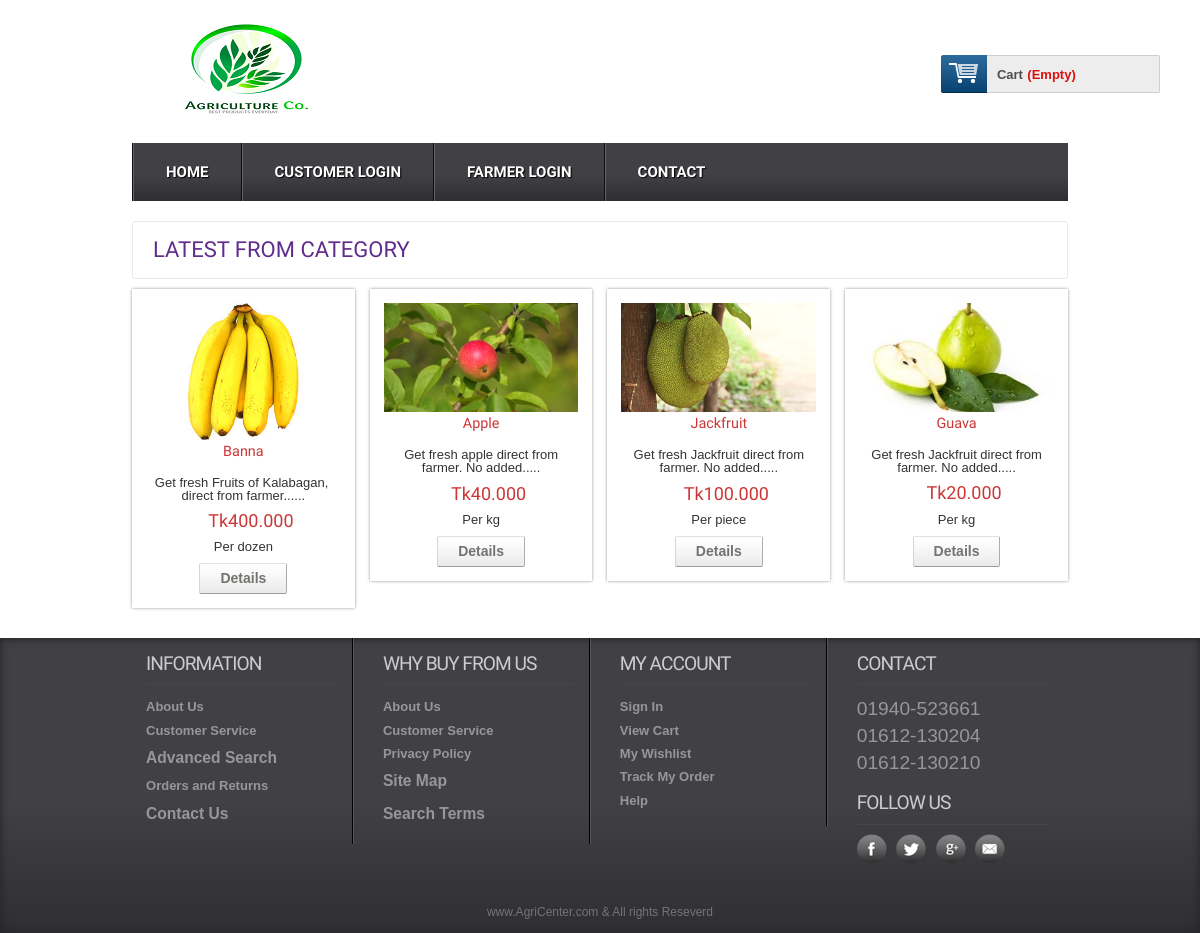
Screenshot of /aAgriCenter/productbycat.php?catId=20 with the database file from the repository.
### tables this page shows
CREATE TABLE IF NOT EXISTS `tbl_product` (
  `productId` int(11) NOT NULL AUTO_INCREMENT,
  `productName` varchar(255) NOT NULL,
  `catId` int(11) NOT NULL,
  `fid` int(11) NOT NULL,
  `body` text NOT NULL,
  `unit` varchar(255) NOT NULL,
  `price` float(10,3) NOT NULL,
  `image` varchar(255) NOT NULL,
  PRIMARY KEY (`productId`)
);

### aAgriCenter/classes/Product.php (called while the page is built, shortened)
<?php
	$filepath = realpath(dirname(__FILE__));
	include_once ($filepath.'/../lib/Database.php');
	include_once ($filepath.'/../helpers/Format.php');
?>
<?php
	class Product
	{
		private $db;
		public function __construct()
		{
			$this->db = new Database();
		}
		public function productByCat($id)
		{
			$catId  = mysqli_real_escape_string($this->db->link, $id);
			$query  = "SELECT * FROM tbl_product WHERE catId = '$catId'";
	    	$result = $this->db->select($query);
	    	return $result;
		}
	}
?>

### aAgriCenter/lib/Database.php (called while the page is built, shortened)
<?php
  Class Database{
     public $host   = DB_HOST;
     public $user   = DB_USER;
     public $pass   = DB_PASS;
     public $dbname = DB_NAME;
     public $link;
  private function connectDB(){
     $this->link = new mysqli($this->host, $this->user, $this->pass, $this->dbname);
   }
  public function select($query){
      $result = $this->link->query($query) or die($this->link->error.__LINE__);
      if($result->num_rows > 0){
        return $result;
      } else {
        return false;
      }
   }
}

### aAgriCenter/helpers/Format.php (called while the page is built, shortened)
<?php
  class Format{
   public function textShorten($text, $limit = 400){
      $text = $text. " ";
      $text = substr($text, 0, $limit);
      $text = substr($text, 0, strrpos($text, ' '));
      $text = $text.".....";
      return $text;
   }
  }
?>

### aAgriCenter/lib/Session.php (called while the page is built, shortened)
<?php
  class Session{
   public static function get($key){
      if (isset($_SESSION[$key])) {
       return $_SESSION[$key];
      } else {
       return false;
      }
   }
  }
?>

### aAgriCenter/productbycat.php (the view, shortened to what this page needs)
<?php include 'inc/header.php';?>
<?php
	 if (!isset($_GET['catId']) || $_GET['catId'] == NULL ) {
        echo "<script>window.location = '404.php'</script>";
     } else{
        $id = preg_replace('/[^-a-zA-Z0-9_]/','', $_GET['catId']);
     }
?>
 <div class="main">
    <div class="content">
    	<div class="content_top">
    		<div class="heading">
    		<h3>Latest from Category</h3>
    		</div>
    	</div>
	      <div class="section group">
	      <?php
	      		$productbycat = $pd->productByCat($id);
	      		if ($productbycat) {
	      			while ($result = $productbycat->fetch_assoc()) {
	      ?>
				<div class="grid_1_of_4 images_1_of_4">
					 <a href="details.php?proid=<?php echo $result['productId']; ?>"><img src="admin/<?php echo $result['image']; ?>" alt="" /></a>
					 <h2><?php echo $result['productName']; ?></h2>
					 <p><?php echo $fm->textShorten($result['body'], 60); ?></p>
					 <p><span class="price">Tk<?php echo $result['price']; ?></span></p>
					 <p><span class="unit">Per <?php echo $result['unit']; ?></span></p>
				    <?php
						  $login = Session::get("cuslogin");
						  if ($login == true) { ?>
				     <div class="button"><span><a href="details.php?proid=<?php echo $result['productId']; ?>" class="details">Details</a></span></div>
				     <?php } else { ?>
				     	<div class="button"><span><a href="index.php" class="details">Details</a></span></div>
				     <?php }  ?>
				</div>
				<?php } } else {
					header("Location:404.php");
					} ?>
			</div>
    </div>
 </div>
<?php include 'inc/footer.php';?>

### aAgriCenter/css/style.css (style rules this page uses)
html,body,div,span,applet,object,iframe,h1,h2,h3,h4,h5,h6,p,blockquote,pre,a,abbr,acronym,address,big,cite,code,del,dfn,em,img,ins,kbd,q,s,samp,small,strike,strong,sub,sup,tt,var,b,u,i,dl,dt,dd,ol,nav ul,nav li,fieldset,form,label,legend,table,caption,tbody,tfoot,thead,tr,th,td,article,aside,canvas,details,embed,figure,figcaption,footer,header,hgroup,menu,nav,output,ruby,section,summary,time,mark,audio,video { margin:0;padding:0;border:0;font-size:100%;font:inherit;vertical-align:baseline; }
a { text-decoration:none; }
img { max-width:100%; }
body { font-family:Arial, Helvetica, sans-serif; background:url(../images/body_bg3.jpg); }
.section { clear: both; padding: 0px; margin: 0px; }
.group:before, .group:after { content:""; display:table; }
.group:after { clear:both; }
.group { zoom:1; }
.content { padding:20px 0; background:#FFF; }
.content h2 { font-size:23px; color:#6C6C6C; font-family: 'Monda', sans-serif; }
.content_top { padding:15px 20px; border:1px solid #EBE8E8; border-radius:3px; }
.heading { float:left; margin-right:10%; }
.heading h3 { font-family: 'Monda', sans-serif; font-size:22px; color:#602D8D; text-transform:uppercase; }
.grid_1_of_4 { display: block; float:left; margin: 1% 0 1% 1.6%; box-shadow: 0px 0px 3px rgb(150, 150, 150); }
.grid_1_of_4:first-child { margin-left: 0; }
.images_1_of_4 { width: 20.8%; padding:1.5%; text-align:center; position:relative; }
.images_1_of_4 img { max-width:100%; max-height:137px; }
.images_1_of_4 h2 { color: #CC3636; font-family: 'Monda', sans-serif; font-size:0.9em; font-weight : normal; }
.images_1_of_4 p { font-size:0.8125em; padding:0.4em 0; color: #333; }
.images_1_of_4 p span.price { font-size:18px; font-family: 'Monda', sans-serif; color: #CC3636; margin-left:15px; }
.images_1_of_4 .button { float: left; line-height: 1.9em; margin-top: 0.3em; width: 100%; }
.images_1_of_4 .button a { padding:7px 20px; font-size:0.8em; }
.images_1_of_4 .button a { font-family: "Trebuchet MS",Arial,Helvetica,sans-serif; font-size: 14px; line-height: 15px; text-transform: none; color: #737370; text-decoration: none!important; background: url(../images/button-bg.png) repeat-x 0 0 #E8E8E8; display: inline-block; border-left: 1px solid #D4D4D4!important; border-right: 1px solid #ADADAD!important; border-top: 1px solid #E0E0E0!important; border-bottom: 1px solid #9C9C9C!important; cursor: pointer!important; margin: 0 2px; border-radius: 2px; -moz-border-radius: 2px; -webkit-border-radius: 2px; -webkit-transition: all 0.5s ease; -moz-transition: all 0.5s ease; -o-transition: all 0.5s ease; transition: all 0.5s ease; }

### aAgriCenter/css/layout.css (style rules this page uses)
body { background: #fff none repeat scroll 0 0; color: #444; font-size: 14px; padding: 0; }
a { color: #000; font-weight:bold; text-decoration: none; }
h1, h2, h3, h4, h5, h6 { line-height:1.2em; margin-bottom:.3em; }
h2 { margin-top:1em; }
p { margin-bottom:1em; }

### rows the page displays
tbl_product: image (picture), productName "Banna", body "Get fresh Fruits of Kalabagan, direct from farmer......", price "400.000", unit "dozen"
tbl_product: image (picture), productName "Apple", body "Get fresh apple direct from farmer. No added.....", price "40.000", unit "kg"
tbl_product: image (picture), productName "Jackfruit", body "Get fresh Jackfruit direct from farmer. No added.....", price "100.000", unit "piece"
tbl_product: image (picture), productName "Guava", body "Get fresh Jackfruit direct from farmer. No added.....", price "20.000", unit "kg"
